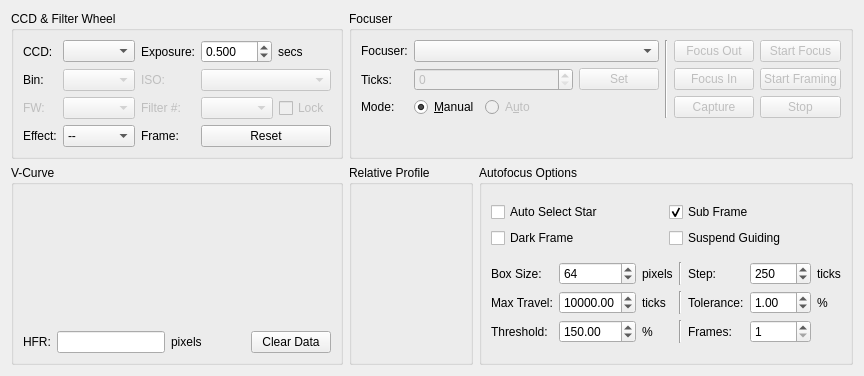
<?xml version="1.0" encoding="UTF-8"?>
<ui version="4.0">
 <class>Focus</class>
 <widget class="QWidget" name="Focus">
  <property name="geometry">
   <rect>
    <x>0</x>
    <y>0</y>
    <width>812</width>
    <height>374</height>
   </rect>
  </property>
  <layout class="QVBoxLayout" name="verticalLayout_5">
   <item>
    <layout class="QGridLayout" name="gridLayout_5">
     <item row="0" column="0">
      <widget class="QGroupBox" name="ccdGroup">
       <property name="title">
        <string>CCD &amp;&amp; Filter Wheel</string>
       </property>
       <layout class="QGridLayout" name="gridLayout_4">
        <item row="2" column="1">
         <widget class="QComboBox" name="FilterCaptureCombo">
          <property name="enabled">
           <bool>false</bool>
          </property>
         </widget>
        </item>
        <item row="2" column="2">
         <widget class="QLabel" name="FilterPosLabel">
          <property name="enabled">
           <bool>false</bool>
          </property>
          <property name="toolTip">
           <string>Number of images to capture</string>
          </property>
          <property name="whatsThis">
           <string/>
          </property>
          <property name="text">
           <string>Filter #:</string>
          </property>
         </widget>
        </item>
        <item row="2" column="3">
         <layout class="QHBoxLayout" name="horizontalLayout_10">
          <item>
           <widget class="QComboBox" name="FilterPosCombo">
            <property name="enabled">
             <bool>false</bool>
            </property>
           </widget>
          </item>
          <item>
           <widget class="QCheckBox" name="lockFilterCheck">
            <property name="enabled">
             <bool>false</bool>
            </property>
            <property name="toolTip">
             <string>If locked, the focus process will always use the specified filter when performing autofocus.
Otherwise, the autofocus process will utilize whatever filter currently set by the driver.</string>
            </property>
            <property name="text">
             <string>Lock</string>
            </property>
           </widget>
          </item>
         </layout>
        </item>
        <item row="3" column="0">
         <widget class="QLabel" name="label_8">
          <property name="toolTip">
           <string>Apply filter to image after capture to enhance it</string>
          </property>
          <property name="text">
           <string>Effect:</string>
          </property>
         </widget>
        </item>
        <item row="3" column="1">
         <widget class="QComboBox" name="filterCombo">
          <item>
           <property name="text">
            <string>--</string>
           </property>
          </item>
         </widget>
        </item>
        <item row="1" column="3">
         <widget class="QComboBox" name="ISOCombo">
          <property name="enabled">
           <bool>false</bool>
          </property>
         </widget>
        </item>
        <item row="2" column="0">
         <widget class="QLabel" name="FilterCaptureLabel">
          <property name="enabled">
           <bool>false</bool>
          </property>
          <property name="toolTip">
           <string>Filter Wheel</string>
          </property>
          <property name="whatsThis">
           <string/>
          </property>
          <property name="text">
           <string>FW:</string>
          </property>
         </widget>
        </item>
        <item row="0" column="1">
         <widget class="QComboBox" name="CCDCaptureCombo"/>
        </item>
        <item row="0" column="2">
         <widget class="QLabel" name="label_7">
          <property name="text">
           <string>Exposure:</string>
          </property>
         </widget>
        </item>
        <item row="0" column="3">
         <layout class="QHBoxLayout" name="horizontalLayout_3">
          <item>
           <widget class="QDoubleSpinBox" name="exposureIN">
            <property name="decimals">
             <number>3</number>
            </property>
            <property name="minimum">
             <double>0.001000000000000</double>
            </property>
            <property name="maximum">
             <double>300.000000000000000</double>
            </property>
            <property name="singleStep">
             <double>0.100000000000000</double>
            </property>
            <property name="value">
             <double>0.500000000000000</double>
            </property>
           </widget>
          </item>
          <item>
           <widget class="QLabel" name="label_13">
            <property name="text">
             <string>secs</string>
            </property>
           </widget>
          </item>
         </layout>
        </item>
        <item row="1" column="0">
         <widget class="QLabel" name="label_18">
          <property name="text">
           <string>Bin:</string>
          </property>
         </widget>
        </item>
        <item row="1" column="1">
         <widget class="QComboBox" name="binningCombo">
          <property name="enabled">
           <bool>false</bool>
          </property>
         </widget>
        </item>
        <item row="1" column="2">
         <widget class="QLabel" name="ISOLabel">
          <property name="enabled">
           <bool>false</bool>
          </property>
          <property name="text">
           <string>ISO:</string>
          </property>
         </widget>
        </item>
        <item row="3" column="3">
         <widget class="QPushButton" name="resetFrameB">
          <property name="toolTip">
           <string>Reset focus subframe to full capture</string>
          </property>
          <property name="text">
           <string>Reset</string>
          </property>
         </widget>
        </item>
        <item row="0" column="0">
         <widget class="QLabel" name="textLabel1_6">
          <property name="toolTip">
           <string/>
          </property>
          <property name="whatsThis">
           <string/>
          </property>
          <property name="text">
           <string>CCD:</string>
          </property>
         </widget>
        </item>
        <item row="3" column="2">
         <widget class="QLabel" name="label_17">
          <property name="text">
           <string>Frame:</string>
          </property>
         </widget>
        </item>
       </layout>
      </widget>
     </item>
     <item row="0" column="1" colspan="2">
      <widget class="QGroupBox" name="controlGroup">
       <property name="title">
        <string>Focuser</string>
       </property>
       <layout class="QVBoxLayout" name="verticalLayout">
        <item>
         <layout class="QHBoxLayout" name="horizontalLayout">
          <item>
           <layout class="QGridLayout" name="gridLayout_3">
            <item row="1" column="1">
             <widget class="QSpinBox" name="absTicksSpin">
              <property name="enabled">
               <bool>false</bool>
              </property>
              <property name="sizePolicy">
               <sizepolicy hsizetype="MinimumExpanding" vsizetype="Fixed">
                <horstretch>0</horstretch>
                <verstretch>0</verstretch>
               </sizepolicy>
              </property>
             </widget>
            </item>
            <item row="0" column="1" colspan="2">
             <widget class="QComboBox" name="focuserCombo"/>
            </item>
            <item row="0" column="0">
             <widget class="QLabel" name="label_14">
              <property name="text">
               <string>Focuser:</string>
              </property>
             </widget>
            </item>
            <item row="1" column="0">
             <widget class="QLabel" name="label_16">
              <property name="text">
               <string>Ticks:</string>
              </property>
             </widget>
            </item>
            <item row="2" column="1" colspan="2">
             <layout class="QHBoxLayout" name="horizontalLayout_2">
              <item>
               <widget class="QRadioButton" name="manualModeR">
                <property name="text">
                 <string>&amp;Manual</string>
                </property>
                <property name="checked">
                 <bool>true</bool>
                </property>
               </widget>
              </item>
              <item>
               <widget class="QRadioButton" name="AutoModeR">
                <property name="enabled">
                 <bool>false</bool>
                </property>
                <property name="text">
                 <string>A&amp;uto</string>
                </property>
               </widget>
              </item>
              <item>
               <spacer name="horizontalSpacer_2">
                <property name="orientation">
                 <enum>Qt::Horizontal</enum>
                </property>
                <property name="sizeHint" stdset="0">
                 <size>
                  <width>40</width>
                  <height>20</height>
                 </size>
                </property>
               </spacer>
              </item>
             </layout>
            </item>
            <item row="2" column="0">
             <widget class="QLabel" name="label_15">
              <property name="text">
               <string>Mode:</string>
              </property>
             </widget>
            </item>
            <item row="1" column="2">
             <widget class="QPushButton" name="setAbsTicksB">
              <property name="enabled">
               <bool>false</bool>
              </property>
              <property name="text">
               <string>Set</string>
              </property>
             </widget>
            </item>
           </layout>
          </item>
          <item>
           <widget class="Line" name="line">
            <property name="orientation">
             <enum>Qt::Vertical</enum>
            </property>
           </widget>
          </item>
          <item>
           <layout class="QGridLayout" name="gridLayout_2">
            <item row="0" column="0">
             <widget class="QPushButton" name="focusOutB">
              <property name="enabled">
               <bool>false</bool>
              </property>
              <property name="text">
               <string>Focus Out</string>
              </property>
             </widget>
            </item>
            <item row="0" column="1">
             <widget class="QPushButton" name="startFocusB">
              <property name="enabled">
               <bool>false</bool>
              </property>
              <property name="text">
               <string>Start Focus</string>
              </property>
             </widget>
            </item>
            <item row="1" column="0">
             <widget class="QPushButton" name="focusInB">
              <property name="enabled">
               <bool>false</bool>
              </property>
              <property name="text">
               <string>Focus In</string>
              </property>
             </widget>
            </item>
            <item row="1" column="1">
             <widget class="QPushButton" name="startLoopB">
              <property name="enabled">
               <bool>false</bool>
              </property>
              <property name="text">
               <string>Start Framing</string>
              </property>
             </widget>
            </item>
            <item row="2" column="0">
             <widget class="QPushButton" name="captureB">
              <property name="enabled">
               <bool>false</bool>
              </property>
              <property name="text">
               <string>Capture</string>
              </property>
             </widget>
            </item>
            <item row="2" column="1">
             <widget class="QPushButton" name="stopFocusB">
              <property name="enabled">
               <bool>false</bool>
              </property>
              <property name="text">
               <string>Stop</string>
              </property>
             </widget>
            </item>
           </layout>
          </item>
         </layout>
        </item>
        <item>
         <spacer name="verticalSpacer_2">
          <property name="orientation">
           <enum>Qt::Vertical</enum>
          </property>
          <property name="sizeHint" stdset="0">
           <size>
            <width>20</width>
            <height>40</height>
           </size>
          </property>
         </spacer>
        </item>
       </layout>
      </widget>
     </item>
     <item row="1" column="0">
      <widget class="QGroupBox" name="groupBox_4">
       <property name="sizePolicy">
        <sizepolicy hsizetype="Expanding" vsizetype="MinimumExpanding">
         <horstretch>0</horstretch>
         <verstretch>0</verstretch>
        </sizepolicy>
       </property>
       <property name="minimumSize">
        <size>
         <width>0</width>
         <height>200</height>
        </size>
       </property>
       <property name="title">
        <string>V-Curve</string>
       </property>
       <layout class="QVBoxLayout" name="verticalLayout_2">
        <item>
         <widget class="QCustomPlot" name="HFRPlot" native="true">
          <property name="sizePolicy">
           <sizepolicy hsizetype="Preferred" vsizetype="MinimumExpanding">
            <horstretch>0</horstretch>
            <verstretch>0</verstretch>
           </sizepolicy>
          </property>
          <property name="minimumSize">
           <size>
            <width>200</width>
            <height>100</height>
           </size>
          </property>
         </widget>
        </item>
        <item>
         <layout class="QHBoxLayout" name="horizontalLayout_4">
          <item>
           <widget class="QLabel" name="label_2">
            <property name="text">
             <string>HFR:</string>
            </property>
           </widget>
          </item>
          <item>
           <widget class="QLineEdit" name="HFROut">
            <property name="readOnly">
             <bool>true</bool>
            </property>
           </widget>
          </item>
          <item>
           <widget class="QLabel" name="label_6">
            <property name="text">
             <string>pixels</string>
            </property>
           </widget>
          </item>
          <item>
           <spacer name="horizontalSpacer">
            <property name="orientation">
             <enum>Qt::Horizontal</enum>
            </property>
            <property name="sizeType">
             <enum>QSizePolicy::Expanding</enum>
            </property>
            <property name="sizeHint" stdset="0">
             <size>
              <width>40</width>
              <height>13</height>
             </size>
            </property>
           </spacer>
          </item>
          <item>
           <widget class="QPushButton" name="clearDataB">
            <property name="text">
             <string>Clear Data</string>
            </property>
           </widget>
          </item>
         </layout>
        </item>
       </layout>
      </widget>
     </item>
     <item row="1" column="1">
      <widget class="QGroupBox" name="profileGroup">
       <property name="sizePolicy">
        <sizepolicy hsizetype="MinimumExpanding" vsizetype="Preferred">
         <horstretch>0</horstretch>
         <verstretch>0</verstretch>
        </sizepolicy>
       </property>
       <property name="title">
        <string>Relative Profile</string>
       </property>
       <layout class="QVBoxLayout" name="verticalLayout_6">
        <item>
         <widget class="QCustomPlot" name="profilePlot" native="true">
          <property name="sizePolicy">
           <sizepolicy hsizetype="Preferred" vsizetype="Preferred">
            <horstretch>0</horstretch>
            <verstretch>0</verstretch>
           </sizepolicy>
          </property>
          <property name="minimumSize">
           <size>
            <width>100</width>
            <height>100</height>
           </size>
          </property>
          <property name="maximumSize">
           <size>
            <width>16777215</width>
            <height>16777215</height>
           </size>
          </property>
         </widget>
        </item>
       </layout>
      </widget>
     </item>
     <item row="1" column="2">
      <widget class="QGroupBox" name="groupBox_2">
       <property name="title">
        <string>Autofocus Options</string>
       </property>
       <layout class="QVBoxLayout" name="verticalLayout_4">
        <item>
         <layout class="QVBoxLayout" name="verticalLayout_3">
          <item>
           <layout class="QHBoxLayout" name="horizontalLayout_8">
            <item>
             <widget class="QCheckBox" name="kcfg_autoSelectStar">
              <property name="toolTip">
               <string>Automatically select the best focus star from the image</string>
              </property>
              <property name="text">
               <string>Auto Select Star</string>
              </property>
             </widget>
            </item>
            <item>
             <widget class="QCheckBox" name="kcfg_subFrame">
              <property name="toolTip">
               <string>Subframe around the focus star during the autofocus procedure</string>
              </property>
              <property name="text">
               <string>Sub Frame</string>
              </property>
              <property name="checked">
               <bool>true</bool>
              </property>
             </widget>
            </item>
           </layout>
          </item>
          <item>
           <layout class="QHBoxLayout" name="horizontalLayout_7">
            <item>
             <widget class="QCheckBox" name="darkFrameCheck">
              <property name="toolTip">
               <string/>
              </property>
              <property name="text">
               <string>Dark Frame</string>
              </property>
             </widget>
            </item>
            <item>
             <widget class="QCheckBox" name="suspendGuideCheck">
              <property name="toolTip">
               <string>Suspend Guiding while autofocus in progress</string>
              </property>
              <property name="text">
               <string>Suspend Guiding</string>
              </property>
             </widget>
            </item>
           </layout>
          </item>
         </layout>
        </item>
        <item>
         <layout class="QGridLayout" name="gridLayout">
          <item row="0" column="3">
           <widget class="Line" name="line_2">
            <property name="orientation">
             <enum>Qt::Vertical</enum>
            </property>
           </widget>
          </item>
          <item row="2" column="5">
           <widget class="QDoubleSpinBox" name="toleranceIN">
            <property name="minimum">
             <double>0.010000000000000</double>
            </property>
            <property name="maximum">
             <double>20.000000000000000</double>
            </property>
            <property name="singleStep">
             <double>0.100000000000000</double>
            </property>
            <property name="value">
             <double>1.000000000000000</double>
            </property>
           </widget>
          </item>
          <item row="0" column="1">
           <widget class="QSpinBox" name="focusBoxSize">
            <property name="minimum">
             <number>16</number>
            </property>
            <property name="maximum">
             <number>256</number>
            </property>
            <property name="singleStep">
             <number>16</number>
            </property>
            <property name="value">
             <number>64</number>
            </property>
           </widget>
          </item>
          <item row="0" column="6">
           <widget class="QLabel" name="label_3">
            <property name="text">
             <string>ticks</string>
            </property>
           </widget>
          </item>
          <item row="0" column="2">
           <widget class="QLabel" name="label_11">
            <property name="text">
             <string>pixels</string>
            </property>
           </widget>
          </item>
          <item row="0" column="5">
           <widget class="QSpinBox" name="stepIN">
            <property name="minimum">
             <number>1</number>
            </property>
            <property name="maximum">
             <number>10000</number>
            </property>
            <property name="singleStep">
             <number>10</number>
            </property>
            <property name="value">
             <number>250</number>
            </property>
           </widget>
          </item>
          <item row="2" column="4">
           <widget class="QLabel" name="label_4">
            <property name="toolTip">
             <string>Decrease value to narrow optimal focus point solution radius. Increase to expand solution radius</string>
            </property>
            <property name="text">
             <string>Tolerance:</string>
            </property>
           </widget>
          </item>
          <item row="2" column="6">
           <widget class="QLabel" name="label_5">
            <property name="text">
             <string>%</string>
            </property>
           </widget>
          </item>
          <item row="0" column="0">
           <widget class="QLabel" name="label_10">
            <property name="whatsThis">
             <string>Delay between two consequent focus images</string>
            </property>
            <property name="text">
             <string>Box Size:</string>
            </property>
           </widget>
          </item>
          <item row="2" column="2">
           <widget class="QLabel" name="label_9">
            <property name="text">
             <string>ticks</string>
            </property>
           </widget>
          </item>
          <item row="2" column="0">
           <widget class="QLabel" name="label_12">
            <property name="toolTip">
             <string>Maximum travel in ticks before the autofocus process aborts</string>
            </property>
            <property name="text">
             <string>Max Travel:</string>
            </property>
           </widget>
          </item>
          <item row="2" column="1">
           <widget class="QDoubleSpinBox" name="maxTravelIN">
            <property name="minimum">
             <double>10.000000000000000</double>
            </property>
            <property name="maximum">
             <double>50000.000000000000000</double>
            </property>
            <property name="singleStep">
             <double>100.000000000000000</double>
            </property>
            <property name="value">
             <double>10000.000000000000000</double>
            </property>
           </widget>
          </item>
          <item row="0" column="4">
           <widget class="QLabel" name="label">
            <property name="toolTip">
             <string>&lt;b&gt;Initial&lt;/b&gt; step size in ticks to cause a noticeable change in HFR value. For timer based focuser, it is the initial time in milliseconds to move the focuser inward or outward</string>
            </property>
            <property name="whatsThis">
             <string/>
            </property>
            <property name="text">
             <string>Step:</string>
            </property>
           </widget>
          </item>
          <item row="2" column="3">
           <widget class="Line" name="line_3">
            <property name="orientation">
             <enum>Qt::Vertical</enum>
            </property>
           </widget>
          </item>
          <item row="3" column="0">
           <widget class="QLabel" name="label_19">
            <property name="toolTip">
             <string>Increase to restrict the centroid to bright cores. Decrease to enclose fuzzy stars.</string>
            </property>
            <property name="text">
             <string>Threshold:</string>
            </property>
           </widget>
          </item>
          <item row="3" column="1">
           <widget class="QDoubleSpinBox" name="thresholdSpin">
            <property name="minimum">
             <double>90.000000000000000</double>
            </property>
            <property name="maximum">
             <double>500.000000000000000</double>
            </property>
            <property name="singleStep">
             <double>10.000000000000000</double>
            </property>
            <property name="value">
             <double>150.000000000000000</double>
            </property>
           </widget>
          </item>
          <item row="3" column="2">
           <widget class="QLabel" name="label_20">
            <property name="text">
             <string>%</string>
            </property>
           </widget>
          </item>
          <item row="3" column="4">
           <widget class="QLabel" name="label_21">
            <property name="toolTip">
             <string>Number of frames to average</string>
            </property>
            <property name="text">
             <string>Frames:</string>
            </property>
           </widget>
          </item>
          <item row="3" column="3">
           <widget class="Line" name="line_4">
            <property name="orientation">
             <enum>Qt::Vertical</enum>
            </property>
           </widget>
          </item>
          <item row="3" column="5">
           <widget class="QSpinBox" name="focusFramesSpin">
            <property name="minimum">
             <number>1</number>
            </property>
            <property name="maximum">
             <number>5</number>
            </property>
           </widget>
          </item>
         </layout>
        </item>
       </layout>
      </widget>
     </item>
    </layout>
   </item>
   <item>
    <spacer name="verticalSpacer">
     <property name="orientation">
      <enum>Qt::Vertical</enum>
     </property>
     <property name="sizeHint" stdset="0">
      <size>
       <width>20</width>
       <height>1</height>
      </size>
     </property>
    </spacer>
   </item>
  </layout>
 </widget>
 <customwidgets>
  <customwidget>
   <class>QCustomPlot</class>
   <extends>QWidget</extends>
   <header>auxiliary/qcustomplot.h</header>
   <container>1</container>
  </customwidget>
 </customwidgets>
 <resources/>
 <connections/>
</ui>
